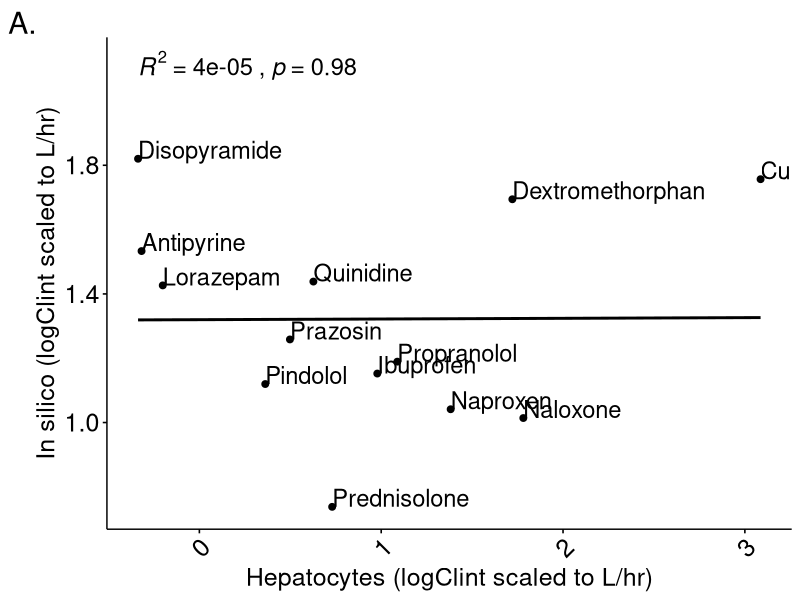
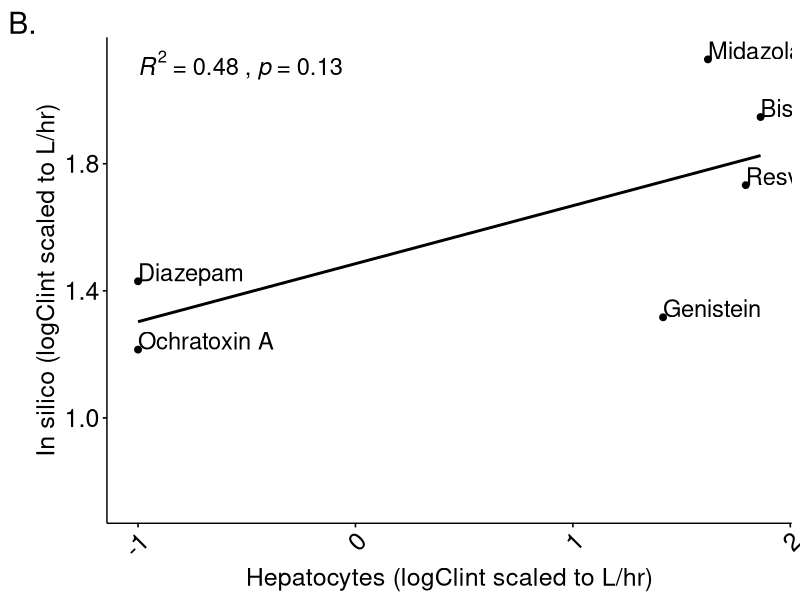
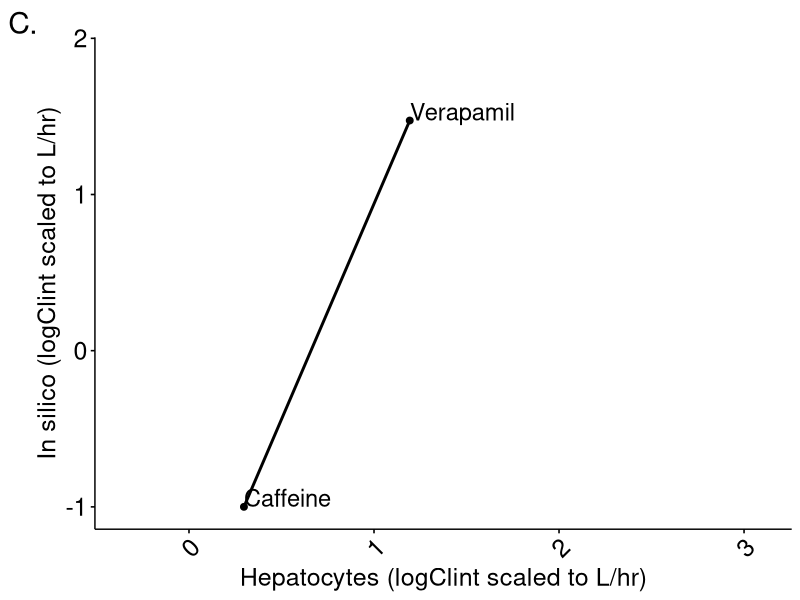
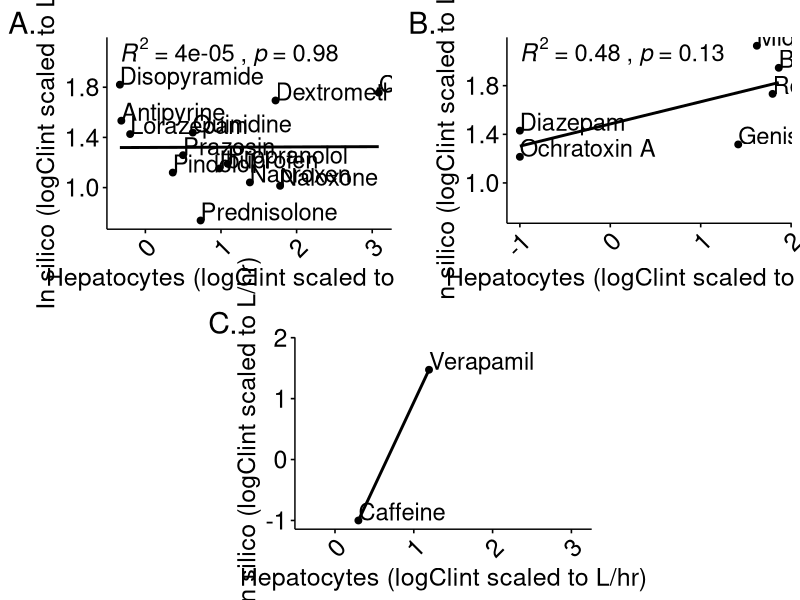

Write the R code that produced these figures, in order.
library(tidyverse)
library(ggpubr)
library(gridExtra)
library(grid)
model_results<-read.csv("../model/results/PBKresults.csv")

#data preparation figure
figure_data <-model_results %>% 
  mutate(Clint = ifelse(Clint == 0, log10(0.1), log10(Clint))) %>%
  distinct(compound, Clint, method.Clint) %>%
  spread(method.Clint, Clint) %>%
  as.data.frame()%>%
  rename(in.silico = "in silico")%>%
  mutate(ratio =  (10^in.silico)/(10^hep))

hep_in.silico <- ggscatter(figure_data, x = "hep", y = "in.silico", add = "reg.line") +
  stat_cor(aes(label = paste(..rr.label.., ..p.label.., sep = "~`,`~")), 
           size =6, 
           label.x.npc = 0, 
           label.y.npc = 1, hjust = 0) +
  geom_text(data = figure_data, 
            aes(x = hep, 
                y = in.silico, label = compound), 
            size = 6, vjust = 0, hjust =0) +
  labs(tag = "A.")+
  xlab("Hepatocytes (logClint scaled to L/hr)")+
  ylab("In silico (logClint scaled to L/hr)")+
  theme(panel.grid.major = element_blank(), panel.grid.minor = element_blank(),
        panel.background = element_blank(), axis.line = element_line(colour = "black"),
        text = element_text(size = 18),
        plot.tag.position = "topleft",
        legend.key = element_rect(colour = NA, fill = NA),
        axis.text.x = element_text(size=18,angle = 45, vjust = 1.05, hjust=1.05),
        axis.text.y = element_text(size=18))
hep_in.silico

rankCorrhep_in.silico <- cor.test(figure_data$hep, 
                                  figure_data$in.silico,  
                                  method = "spearman",exact=FALSE)
rankCorrhep_in.silico

S9_in.silico <- ggscatter(figure_data, x = "S9", y = "in.silico", add = "reg.line") +
  stat_cor(aes(label = paste(..rr.label.., ..p.label.., sep = "~`,`~")), 
           size =6, 
           label.x.npc = 0, 
           label.y.npc = 1, hjust = 0) +
  geom_text(data = figure_data, 
            aes(x = S9, 
                y = in.silico, label = compound), 
            size = 6, vjust = 0, hjust =0) +
  labs(tag = "B.")+
  xlab("Hepatocytes (logClint scaled to L/hr)")+
  ylab("In silico (logClint scaled to L/hr)")+
  theme(panel.grid.major = element_blank(), panel.grid.minor = element_blank(),
        panel.background = element_blank(), axis.line = element_line(colour = "black"),
        text = element_text(size = 18),
        plot.tag.position = "topleft",
        legend.key = element_rect(colour = NA, fill = NA),
        axis.text.x = element_text(size=18,angle = 45, vjust = 1.05, hjust=1.05),
        axis.text.y = element_text(size=18))
S9_in.silico

hep_S9 <- ggscatter(figure_data, x = "hep", y = "S9", add = "reg.line") +
  stat_cor(aes(label = paste(..rr.label.., ..p.label.., sep = "~`,`~")), 
           size =6, 
           label.x.npc = 0, 
           label.y.npc = 1, hjust = 0) +
  geom_text(data = figure_data, 
            aes(x = hep, 
                y = S9, label = compound), 
            size = 6, vjust = 0, hjust =0) +
  labs(tag = "C.")+
  xlab("Hepatocytes (logClint scaled to L/hr)")+
  ylab("In silico (logClint scaled to L/hr)")+
  theme(panel.grid.major = element_blank(), panel.grid.minor = element_blank(),
        panel.background = element_blank(), axis.line = element_line(colour = "black"),
        text = element_text(size = 18),
        plot.tag.position = "topleft",
        legend.key = element_rect(colour = NA, fill = NA),
        axis.text.x = element_text(size=18,angle = 45, vjust = 1.05, hjust=1.05),
        axis.text.y = element_text(size=18))
hep_S9


tiff("FigureS5_Clint.tiff", units="in", width=30, height=15, res=300)

grid.arrange(hep_in.silico,S9_in.silico,hep_S9, 
             layout_matrix = rbind(c(1,1,2,2),
                                   c(NA,3,3,NA)))
dev.off()
